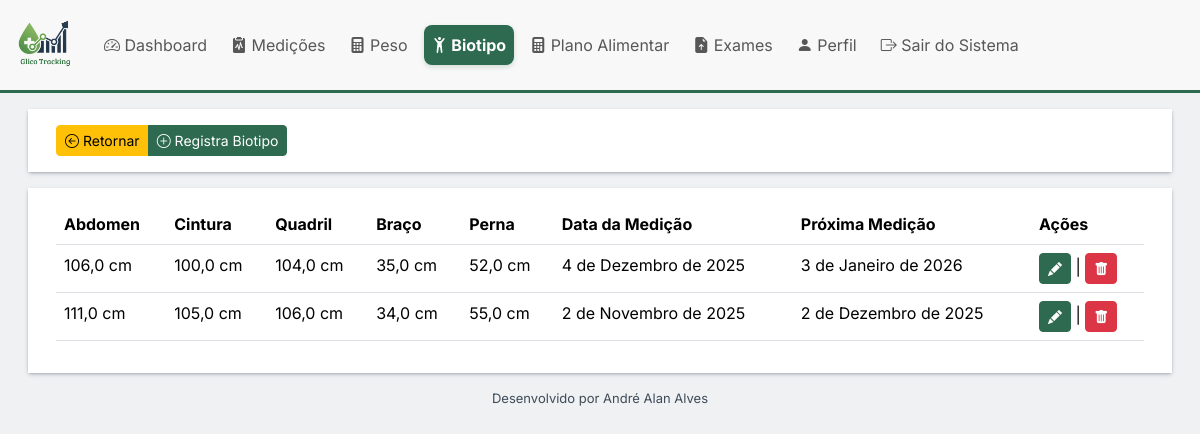
The page /perfis/biotipo (signed in) on the database its author committed.
### perfis/models.py (models this page shows, shortened)
class HistoricoBioTipo(models.Model):
    perfil = models.ForeignKey(Perfil,related_name='perfilbiotipo', on_delete=models.CASCADE)
    data_registro = models.DateField(default=datetime.date.today, editable=False)
    proximo_registro = models.DateField(editable=False, default=add_tempo)
    cintura = models.FloatField("Cintura", help_text="Cintura em CM", blank=False, null=False)
    quadril = models.FloatField("Quadril", help_text="Quadril em CM", blank=False, null=False)
    braco = models.FloatField("Braço", help_text="Circunferência do braco em CM", blank=True, null=True)
    perna = models.FloatField("Pernas", help_text="Circunferência da perna em CM", blank=True, null=True)
    abdomen = models.FloatField("Abdômen", help_text="Circunferência abdominal em CM", blank=True, null=True)
    class Meta:
        ordering = ["-data_registro"]
        verbose_name = "Historico Peso Imc"
        verbose_name_plural = "Historicos Peso Imc"

### perfis/views.py (the view)
# urls.py: path("biotipo", views.PerfilBiotipoListView.as_view(), name="biotipo_lista"),
class PerfilBiotipoListView(LoginRequiredMixin, ListView):
    model = HistoricoBioTipo
    template_name_suffix = '_listar'
    context_object_name = "biotipo"
    def get_queryset(self):
        instancia = super().get_queryset().filter(perfil=self.request.user.perfil)
        return instancia

### perfis/template/perfis/historicobiotipo_listar.html (shortened to what this page needs)
{% extends "base.html" %}
{% load django_bootstrap5 %}
{% block datatable %}
<link rel="stylesheet" href="https://cdn.datatables.net/1.13.7/css/jquery.dataTables.min.css">
{% endblock %}
{% block content %}
    <div class="container-fluid mt-3">
        <div class="row p-3 bg m-3">
            <div class="col">
               <div class="btn-group" role="group" aria-label="Basic example">
                    <a class="btn btn-sm btn-warning" href="{% url 'core:dashboard' %}" type="button"><i class="bi bi-arrow-left-circle"></i> Retornar</a>
                    <a href="{% url 'perfis:biotipo_registro' %}" class="btn btn-primary btn-sm"><i class="bi bi-plus-circle"></i> Registra Biotipo</a>
                </div>
            </div>
        </div>
        <div class="row p-3 bg m-3 overflow-auto" >
            <div class="col">
            <table class="table" id="tblbiotipo">
                <thead>
                <tr>
                    <th>Abdomen</th>
                    <th>Cintura</th>
                    <th>Quadril</th>
                    <th>Braço</th>
                    <th>Perna</th>
                    <th>Data da Medição</th>
                    <th>Próxima Medição</th>
                    <th>Ações</th>
                </tr>
                </thead>
                <tbody>
                {% for o in biotipo %}
                    <tr>
                        <td>{{ o.abdomen}} cm</td>
                        <td>{{ o.cintura }} cm</td>
                        <td>{{ o.quadril }} cm</td>
                        <td>{{ o.braco }} cm</td>
                        <td>{{ o.perna }} cm</td>
                        <td>{{ o.data_registro }}</td>
                        <td>{{ o.proximo_registro }}</td>
                        <td><a href="{% url 'perfis:biotipo_atualiza' pk=o.id %}" class="btn btn-sm btn-primary "><i
                                    class="bi bi-pencil-fill"></i></a> |
                                <a href="{% url 'perfis:biotipo_delete' pk=o.id %}" class="btn btn-sm btn-danger "><i
                                        class="bi bi-trash-fill"></i></a>
                        </td>
                    </tr>
                {% endfor %}
                </tbody>
            </table>
        </div>
        </div>
    </div>
{% endblock %}

### static/styles/base.css (style rules this page uses)
:root { --glico-primary: #2D6A4F; --glico-secondary: #1B4965; --glico-accent: #52B6CC; --glico-alert: #F4A460; --glico-danger: #C1121F; --glico-text: #3E4C59; --glico-light-bg: #f8f8f8; --glico-light-bg2: #eff1f3; }
.btn-primary { background-color: var(--glico-primary); border-color: var(--glico-primary); }
table tbody tr:nth-child(odd) { background-color: var(--glico-light-bg); }
* { font-family: 'Inter', sans-serif; }
body { font-size: 1rem; font-weight: 400; line-height: 1.5; color: var(--glico-text); }
body { background-color: var(--glico-light-bg2); font-size: 1rem; }
.bg { background-color: white; box-shadow: rgba(50, 50, 93, 0.25) 0px 2px 5px -1px, rgba(0, 0, 0, 0.3) 0px 1px 3px -1px; }

### rows shown on the page
HistoricoBioTipo: abdomen "106,0", cintura "100,0", quadril "104,0", braco "35,0", perna "52,0", data_registro "4 de Dezembro de 2025", proximo_registro "3 de Janeiro de 2026"
HistoricoBioTipo: abdomen "111,0", cintura "105,0", quadril "106,0", braco "34,0", perna "55,0", data_registro "2 de Novembro de 2025", proximo_registro "2 de Dezembro de 2025"
